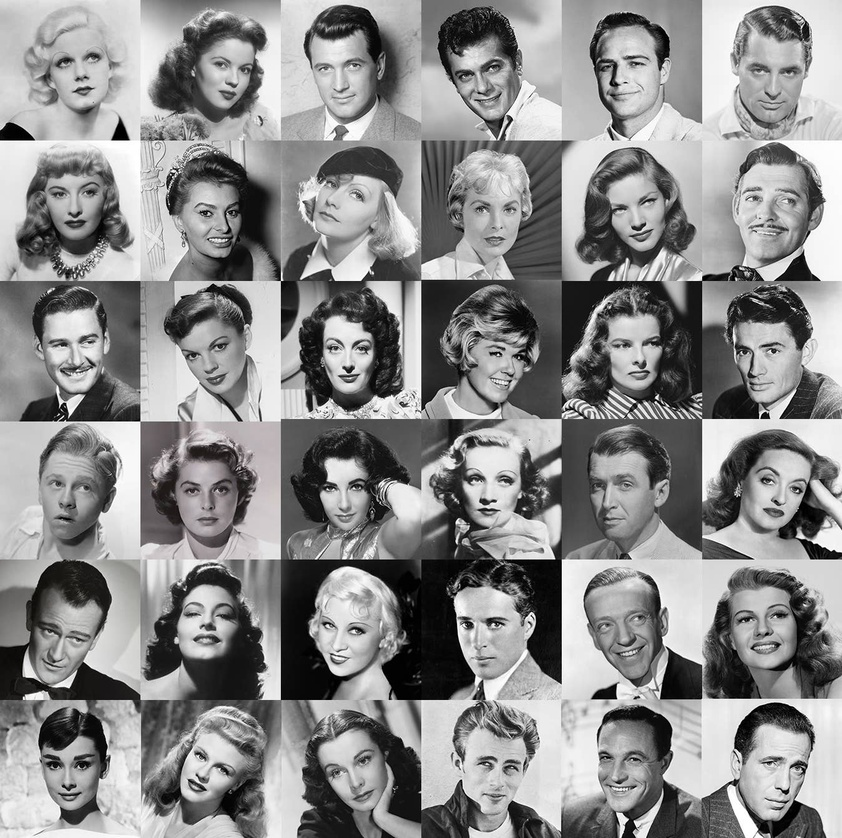
#> input picture sample_images/actors.jpeg, 842 x 838 px, shrunk from 1349 x 1342 before the run
$ python -i image_processing.py   (imports and definitions only)
#> lines starting #> are read from the running program, lines starting #| are printed output that depends on the picture
#> further down, picture is the input picture: shape (838, 842, 3); mean B, G, R 139.7, 139.7, 139.9
# Maskerade: AI-powered privacy filter for faces & sensitive information
# (c) 2025 Team Breaking Byte. All rights reserved.
#
# This software was developed as part of Tiktok Techjam 2025, August 2025.
# You may use, modify, and distribute this code for non-commercial hackathon and educational purposes.
# For other uses, please contact the author(s).

import cv2
import numpy as np
from numpy.typing import NDArray
from custom_types import CensorRegion


# [33 lines left out: function preprocess_text, not called in this run]


def preprocess_faces(image):
    # We apply it directly on each channel (R, G, B) for better color preservation
    image_yuv = cv2.cvtColor(image, cv2.COLOR_BGR2YUV)
#> image_yuv: shape (838, 842, 3); mean of channels 0, 1, 2 139.7, 128, 128.1
    image_yuv[:, :, 0] = cv2.equalizeHist(
        image_yuv[:, :, 0]
    )  # Only apply to the Y (luminance) channel
#> image_yuv: shape (838, 842, 3); mean of channels 0, 1, 2 127.9, 128, 128.1
    image = cv2.cvtColor(image_yuv, cv2.COLOR_YUV2BGR)
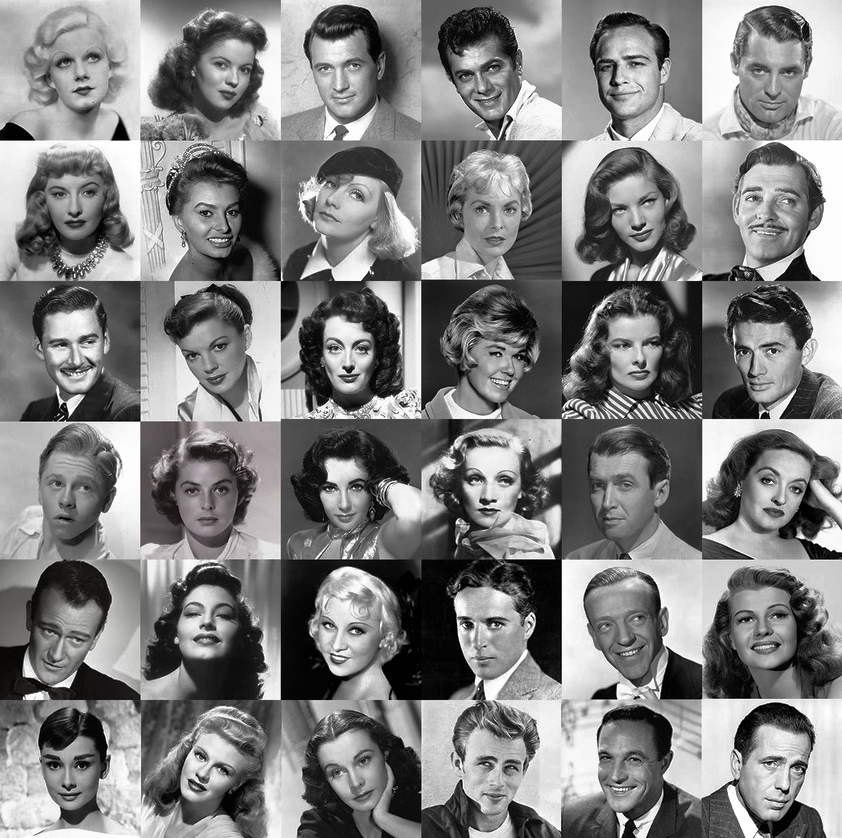
#> image: shape (838, 842, 3); mean B, G, R 127.8, 127.8, 128

    # Optional: CLAHE (Contrast Limited Adaptive Histogram Equalization)
    clahe = cv2.createCLAHE(clipLimit=3.0, tileGridSize=(8, 8))
    image_yuv = cv2.cvtColor(image, cv2.COLOR_BGR2YUV)
#> image_yuv: shape (838, 842, 3); mean of channels 0, 1, 2 127.9, 128, 128.1
    image_yuv[:, :, 0] = clahe.apply(image_yuv[:, :, 0])  # Apply CLAHE to Y channel
#> image_yuv: shape (838, 842, 3); mean of channels 0, 1, 2 130.1, 128, 128.1
    image = cv2.cvtColor(image_yuv, cv2.COLOR_YUV2BGR)
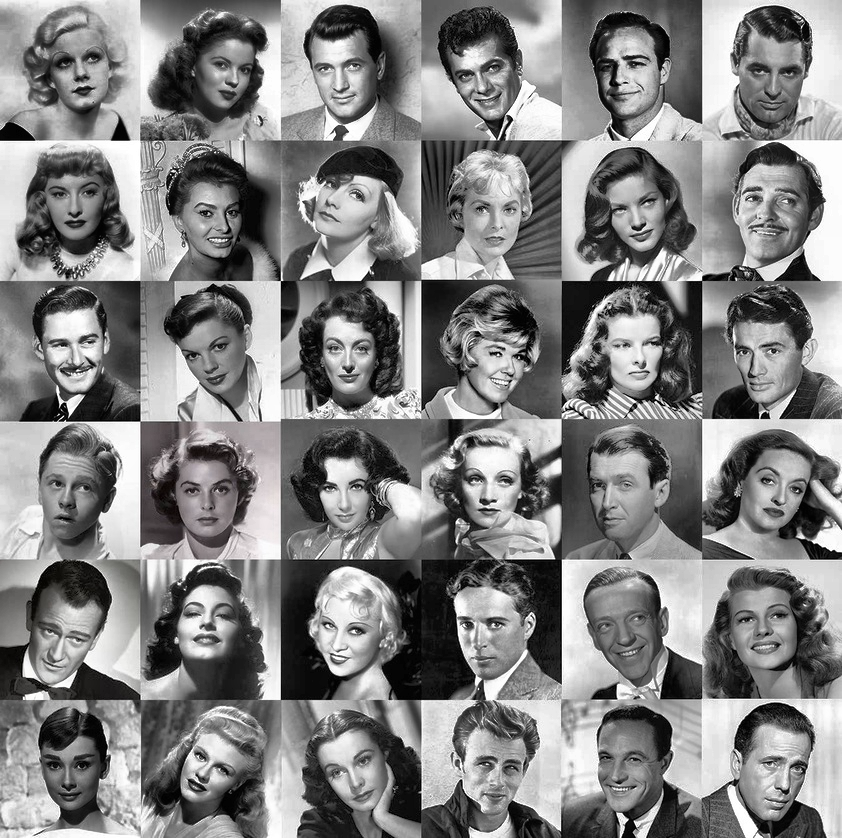
#> image: shape (838, 842, 3); mean B, G, R 130, 130, 130.2

    return image


# [48 lines left out: function redact, not called in this run]

>>> import cv2
>>> picture = cv2.imread('sample_images/actors.jpeg')
>>> result = preprocess_faces(picture)

$ run again, on sample_images/sg_politicians.jpeg
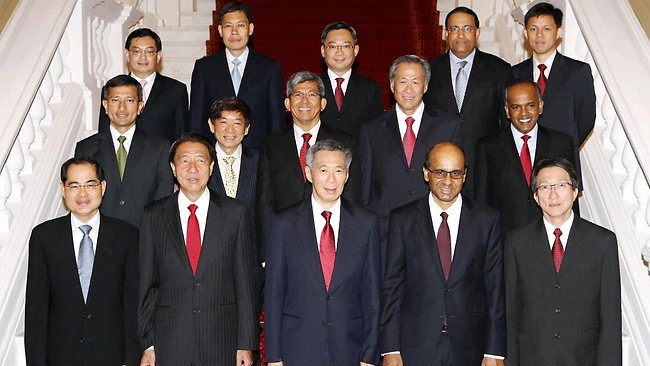
#> input picture sample_images/sg_politicians.jpeg, 650 x 366 px
#> picture is the input picture: shape (366, 650, 3); mean B, G, R 93.5, 93.9, 104.8
#> in preprocess_faces, `image = cv2.cvtColor(image_yuv, cv2.COLOR_YUV2BGR)`:
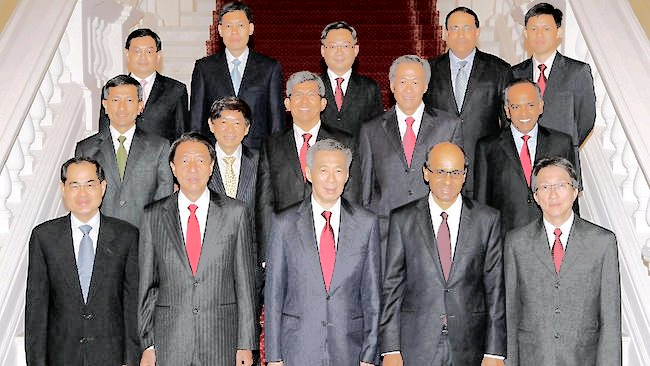
#> image: shape (366, 650, 3); mean B, G, R 125, 125.5, 136.2
#> in preprocess_faces, `image = cv2.cvtColor(image_yuv, cv2.COLOR_YUV2BGR)`:
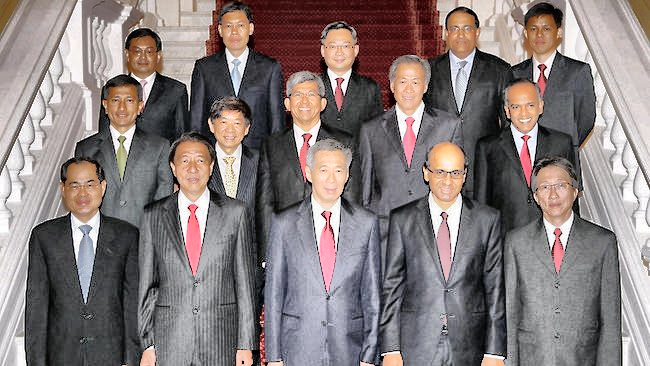
#> image: shape (366, 650, 3); mean B, G, R 122.5, 123, 133.5
